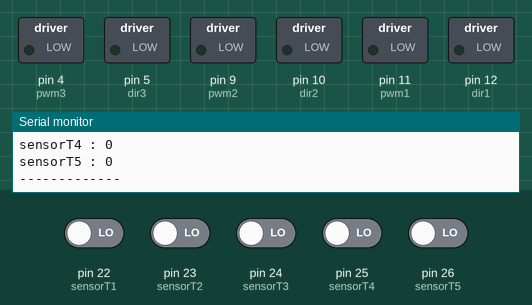
Simulated run of this sketch. Board: Arduino Mega 2560, built with avr-gcc and run on an emulated ATmega2560. On the bench: switched loads named in the sketch (green lamp = pin HIGH), the last lines printed to the serial monitor. Inputs (shaded band) come from the test bench; at power-on: pin 22 (sensorT1), pin 23 (sensorT2), pin 24 (sensorT3), pin 25 (sensorT4), pin 26 (sensorT5) LOW.

Above: at 2.8 s.
2.9 s: pin 24 (sensorT3) driven HIGH
At 5.1 s:
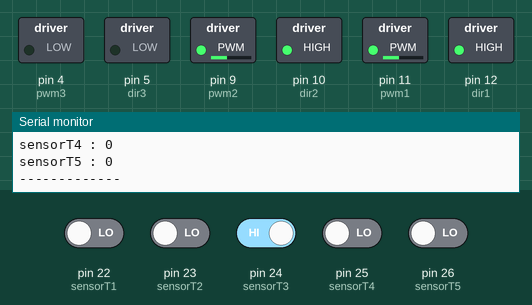
Timing chart, 0 to 6.6 s (numbered marks = the images above; inputs shaded):
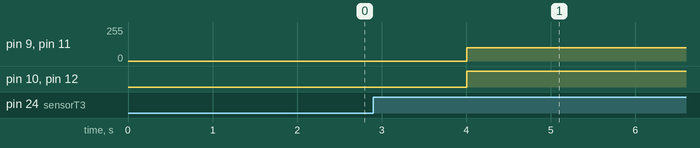

Measured:
- after the input at 2.9 s, pin 9 (pwm2), pin 11 (pwm1): 0/255 → 100/255 after 1.1 s; pin 10 (dir2), pin 12 (dir1): LOW → HIGH after 1.1 s

The sketch:

test_sensor.ino
```cpp
  /**
 * @file SensorTesting.ino
 * @brief Arduino auto robot algorithm hard core coding.
 * @uathor Tee Hunter
 */

//count line
  int countSensor = 0; // count line position
  int lastStateSensor = 0; // Check state before count line position

//set PIN data of line direction sensor
  #define  sensorT1 22
  #define  sensorT2 23
  #define  sensorT3 24
  #define  sensorT4 25
  #define  sensorT5 26

//save to read the reperent from line sensor
  int dataSensorT1 = 0;
  int dataSensorT2 = 0;
  int dataSensorT3 = 0;
  int dataSensorT4 = 0;
  int dataSensorT5 = 0;

// set PIN motor and power rolling
  #define dir1 12
  #define dir2 10
  #define pwm1 11
  #define pwm2 9

// set PIN motor and power sline
  #define dir3 5
  #define pwm3 4

// top switch and bottom switch are stopping the slide motor
  #define topSW 18    // TODO: define new pin depending on the curcuit
  #define bottomSW 20 // TODO: define new pin depending on the curcuit

void setup() {
  Serial.begin(250000);
  //line direction sensor
  pinMode(sensorT1, INPUT);
  pinMode(sensorT2, INPUT);
  pinMode(sensorT3, INPUT);
  pinMode(sensorT4, INPUT);

  //motor and power rolling
  pinMode(dir1, OUTPUT);
  pinMode(dir2, OUTPUT);
  pinMode(pwm1, OUTPUT);
  pinMode(pwm2, OUTPUT);

  //motor and power sline
  pinMode(dir3, OUTPUT);
  pinMode(pwm3, OUTPUT);

} //Ending setup fucntion


void loop()
{
  controlSenser(); //read data from sensor
  countLine(); //count line with sensorT1 ==> sensorT5 == HIGH

  static int stateZone = 1;
  static int checkZone = 0;

  switch (stateZone) // TODO: just wanna move forwadr only to try understanding what should do next
  {
    //startZone
    case 0:
      if (checkZone == 0) stateZone =1;
      stopMotor(0, 0);
      break;

    //move foreward only
    case 1:
      forwardControl (100, 100);
      break;

    //


  }


} //Ending loop function

// count line to know when and where the robot can stop - turn or release
void countLine()
{
  bool checkStateStatus = ((dataSensorT1 != lastStateSensor) && (dataSensorT2 != lastStateSensor) && (dataSensorT3 != lastStateSensor) && (dataSensorT4 != lastStateSensor) && (dataSensorT5 != lastStateSensor));
  bool updateLineCount = ((dataSensorT1 == HIGH) && (dataSensorT2 == HIGH) && (dataSensorT3 == HIGH) && (dataSensorT4 == HIGH) && (dataSensorT5 == HIGH));
  if (checkStateStatus)
  {
    if (updateLineCount)
    {
      countSensor++;
      Serial.print("Line: ");
      Serial.println(countSensor);
      delay(10);
    }
    delay(20);
  }
  lastStateSensor = dataSensorT1 && dataSensorT2 && dataSensorT3 && dataSensorT4 && dataSensorT5;
  delay(1000); //TODO Dellet when down coding
  }


// read data sensor function
void controlSenser()
{
  dataSensorT1 = digitalRead(sensorT1); // PIN 22
  dataSensorT2 = digitalRead(sensorT2); // PIN 23
  dataSensorT3 = digitalRead(sensorT3); // PIN 24
  dataSensorT4 = digitalRead(sensorT4); // PIN 25
  dataSensorT5 = digitalRead(sensorT5); // PIN 26

  Serial.print("sensorT1 : ");
  Serial.println(dataSensorT1);
  Serial.print("sensorT2 : ");
  Serial.println(dataSensorT2);
  Serial.print("sensorT3 : ");
  Serial.println(dataSensorT3);
  Serial.print("sensorT4 : ");
  Serial.println(dataSensorT4);
  Serial.print("sensorT5 : ");
  Serial.println(dataSensorT5);
  Serial.println("-------------");
}

 /*
  * control robot moving stable
  */
// TODO: Must set the pwmRight, pwmLeft and HIGH or LOW realize
void stopMotor(int pwmRight, int pwmLeft)
{
  //right motor
  digitalWrite(dir1, HIGH);      // PIN 12
  analogWrite(pwm1, pwmRight);         // PIN 11
  //left motor
  digitalWrite(dir2, HIGH);      // PIN 10
  analogWrite(pwm2, pwmLeft);         // PIN 9
}

//TODO: Must set the pwmRight, pwmLeft and HIGH or LOW realize
void forwardControl (int pwmRight, int pwmLeft)
{
  if (dataSensorT3 == 1)
  {
  //right motor
  digitalWrite(dir1, HIGH);     // PIN 12
  analogWrite(pwm1, pwmRight);           // PIN 11
  //left motor
  digitalWrite(dir2, HIGH);     // PIN 10
  analogWrite(pwm2, pwmLeft);            // PIN 9
  }

}

//TODO: Must set the pwmRight, pwmLeft and HIGH or LOW realize
void backwardControl (int pwmRight, int pwmLeft)
{
  //right motor
  digitalWrite(dir1, HIGH);     // PIN 12
  analogWrite(pwm1, pwmRight);  // PIN 11
  //left motor
  digitalWrite(dir2, HIGH);      // PIN 10
  analogWrite(pwm2, pwmLeft);   // PIN 9
}

// if sensorT1
void rightcontrol()
{
  forwardControl(150, 100);
}

//if sensorT4
void leftControl()
{
  forwardControl(100, 150);
}
```
